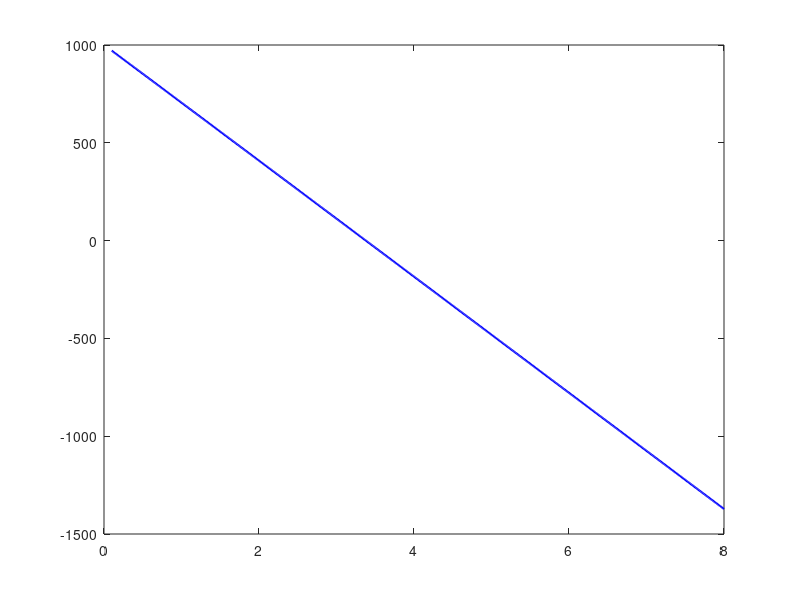

Reproduce this figure in MATLAB. (Note: this script raises an error after producing the figure.)
clc;
clear;
close all;

f = @(x) 1000 - 298*x + 3*x.^(2/3);
df = @(x) -298 + 2*x.^(-1/3);

x0 = 4;
es = 0.05;
max_iter = 50;

fprintf('Cost: C(x) = 1000 + 2x + 3x^(2/3)\n');
fprintf('Revenue: R(x) = 300x\n');
fprintf('Break-even equation: C(x) = R(x)\n');
fprintf('f(x) = 1000 - 298x + 3x^(2/3)\n');
fprintf('f''(x) = -298 + 2x^(-1/3)\n\n');

fprintf('f(3) = %.6f\n', f(3));
fprintf('f(4) = %.6f\n', f(4));
fprintf('Since f(3) and f(4) have opposite signs, choose x0 = 4.\n\n');

fprintf('Newton-Raphson iteration table:\n');
fprintf('iter      x estimate          f(x)        ea (%%)\n');

old_x = x0;

for iter = 1:max_iter
    new_x = old_x - f(old_x)/df(old_x);
    ea = abs((new_x - old_x)/new_x)*100;

    fprintf('%4d  %14.6f  %12.6f  %12.6f\n', iter, new_x, f(new_x), ea);

    if ea <= es
        root = new_x;
        break;
    end

    old_x = new_x;
end

fprintf('\nBreak-even quantity = %.6f grams per day\n', root);

% Graph of f(x)
x = linspace(0.1, 8, 600);
y = f(x);

figure;
plot(x, y, 'b', 'LineWidth', 1.5);
hold on;
yline(0, 'k');
plot([3 4], [f(3) f(4)], 'ro', 'MarkerFaceColor', 'r');
grid on;
xlabel('x');
ylabel('f(x)');
title('Break-even Function');
legend('f(x) = 1000 - 298x + 3x^{2/3}', 'x-axis', 'Sign check points');
